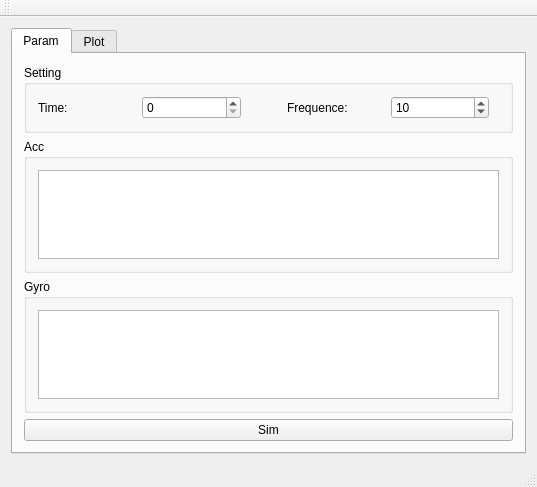
<?xml version="1.0" encoding="UTF-8"?>
<ui version="4.0">
 <class>MainWindow</class>
 <widget class="QMainWindow" name="MainWindow">
  <property name="geometry">
   <rect>
    <x>0</x>
    <y>0</y>
    <width>537</width>
    <height>487</height>
   </rect>
  </property>
  <property name="windowTitle">
   <string>MainWindow</string>
  </property>
  <widget class="QWidget" name="centralWidget">
   <layout class="QVBoxLayout" name="verticalLayout">
    <item>
     <widget class="QTabWidget" name="tabWidget">
      <property name="whatsThis">
       <string>&lt;html&gt;&lt;head/&gt;&lt;body&gt;&lt;p&gt;Generating Data.&lt;/p&gt;&lt;/body&gt;&lt;/html&gt;</string>
      </property>
      <property name="currentIndex">
       <number>0</number>
      </property>
      <widget class="QWidget" name="tab_param">
       <property name="whatsThis">
        <string extracomment="Generating Data"/>
       </property>
       <attribute name="icon">
        <iconset>
         <normaloff>:/img/res/data.ico</normaloff>:/img/res/data.ico</iconset>
       </attribute>
       <attribute name="title">
        <string>Param</string>
       </attribute>
       <layout class="QVBoxLayout" name="verticalLayout_2">
        <item>
         <widget class="QGroupBox" name="groupBox">
          <property name="title">
           <string>Setting</string>
          </property>
          <layout class="QHBoxLayout" name="horizontalLayout">
           <item>
            <widget class="QLabel" name="label_3">
             <property name="text">
              <string>Time: </string>
             </property>
            </widget>
           </item>
           <item>
            <widget class="QSpinBox" name="data_time">
             <property name="maximum">
              <number>999</number>
             </property>
            </widget>
           </item>
           <item>
            <spacer name="horizontalSpacer">
             <property name="orientation">
              <enum>Qt::Horizontal</enum>
             </property>
             <property name="sizeType">
              <enum>QSizePolicy::Preferred</enum>
             </property>
             <property name="sizeHint" stdset="0">
              <size>
               <width>40</width>
               <height>20</height>
              </size>
             </property>
            </spacer>
           </item>
           <item>
            <widget class="QLabel" name="label_4">
             <property name="text">
              <string>Frequence:</string>
             </property>
            </widget>
           </item>
           <item>
            <widget class="QSpinBox" name="data_freq">
             <property name="maximum">
              <number>1000</number>
             </property>
             <property name="value">
              <number>10</number>
             </property>
            </widget>
           </item>
           <item>
            <spacer name="horizontalSpacer_2">
             <property name="orientation">
              <enum>Qt::Horizontal</enum>
             </property>
             <property name="sizeType">
              <enum>QSizePolicy::Preferred</enum>
             </property>
             <property name="sizeHint" stdset="0">
              <size>
               <width>10</width>
               <height>20</height>
              </size>
             </property>
            </spacer>
           </item>
          </layout>
         </widget>
        </item>
        <item>
         <widget class="QGroupBox" name="IMU_Acc">
          <property name="title">
           <string>Acc</string>
          </property>
          <layout class="QVBoxLayout" name="verticalLayout_4">
           <item>
            <widget class="QTableView" name="tab_acc_param">
             <property name="baseSize">
              <size>
               <width>4</width>
               <height>4</height>
              </size>
             </property>
            </widget>
           </item>
          </layout>
         </widget>
        </item>
        <item>
         <widget class="QGroupBox" name="IMU_Gyro">
          <property name="title">
           <string>Gyro</string>
          </property>
          <layout class="QVBoxLayout" name="verticalLayout_5">
           <item>
            <widget class="QTableView" name="tab_gyro_param"/>
           </item>
          </layout>
         </widget>
        </item>
        <item>
         <widget class="QPushButton" name="btn_sim">
          <property name="text">
           <string>Sim</string>
          </property>
         </widget>
        </item>
       </layout>
      </widget>
      <widget class="QWidget" name="tab_plot">
       <attribute name="icon">
        <iconset>
         <normaloff>:/img/res/plot.ico</normaloff>:/img/res/plot.ico</iconset>
       </attribute>
       <attribute name="title">
        <string>Plot</string>
       </attribute>
       <layout class="QVBoxLayout" name="verticalLayout_3">
        <item>
         <widget class="QGroupBox" name="groupBox_Plot">
          <property name="title">
           <string/>
          </property>
          <layout class="QGridLayout" name="gridLayout_plot"/>
         </widget>
        </item>
       </layout>
      </widget>
     </widget>
    </item>
   </layout>
  </widget>
  <widget class="QMenuBar" name="menuBar">
   <property name="geometry">
    <rect>
     <x>0</x>
     <y>0</y>
     <width>537</width>
     <height>22</height>
    </rect>
   </property>
  </widget>
  <widget class="QToolBar" name="mainToolBar">
   <attribute name="toolBarArea">
    <enum>TopToolBarArea</enum>
   </attribute>
   <attribute name="toolBarBreak">
    <bool>false</bool>
   </attribute>
  </widget>
  <widget class="QStatusBar" name="statusBar"/>
 </widget>
 <layoutdefault spacing="6" margin="11"/>
 <resources/>
 <connections/>
</ui>
